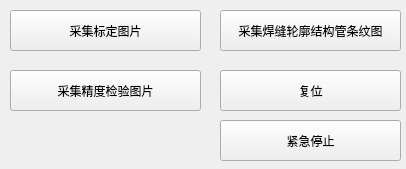
<?xml version="1.0" encoding="UTF-8"?>
<ui version="4.0">
 <class>Calibration3</class>
 <widget class="QWidget" name="Calibration3">
  <property name="geometry">
   <rect>
    <x>0</x>
    <y>0</y>
    <width>406</width>
    <height>169</height>
   </rect>
  </property>
  <property name="windowTitle">
   <string>标定方法3-拟合标定</string>
  </property>
  <property name="windowIcon">
   <iconset>
    <normaloff>checkboard.ico</normaloff>checkboard.ico</iconset>
  </property>
  <widget class="QPushButton" name="pushButtonCollectCalibrationData">
   <property name="geometry">
    <rect>
     <x>10</x>
     <y>10</y>
     <width>191</width>
     <height>41</height>
    </rect>
   </property>
   <property name="text">
    <string>采集标定图片</string>
   </property>
  </widget>
  <widget class="QPushButton" name="pushButtonCollectValidationData">
   <property name="geometry">
    <rect>
     <x>10</x>
     <y>70</y>
     <width>191</width>
     <height>41</height>
    </rect>
   </property>
   <property name="text">
    <string>采集精度检验图片</string>
   </property>
  </widget>
  <widget class="QPushButton" name="pushButtonCollectSeamLaserStripeData">
   <property name="geometry">
    <rect>
     <x>220</x>
     <y>10</y>
     <width>181</width>
     <height>41</height>
    </rect>
   </property>
   <property name="text">
    <string>采集焊缝轮廓结构管条纹图</string>
   </property>
  </widget>
  <widget class="QPushButton" name="pushButtonRecoverSensorPosition">
   <property name="geometry">
    <rect>
     <x>220</x>
     <y>70</y>
     <width>181</width>
     <height>41</height>
    </rect>
   </property>
   <property name="text">
    <string>复位</string>
   </property>
  </widget>
  <widget class="QPushButton" name="pushButtonTerminate">
   <property name="geometry">
    <rect>
     <x>220</x>
     <y>120</y>
     <width>181</width>
     <height>41</height>
    </rect>
   </property>
   <property name="text">
    <string>紧急停止</string>
   </property>
  </widget>
 </widget>
 <resources/>
 <connections/>
</ui>
